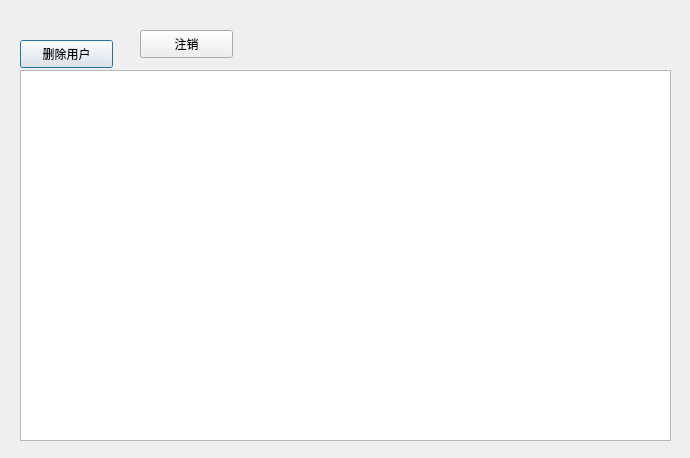
<?xml version="1.0" encoding="UTF-8"?>
<ui version="4.0">
 <class>administrator</class>
 <widget class="QDialog" name="administrator">
  <property name="geometry">
   <rect>
    <x>0</x>
    <y>0</y>
    <width>690</width>
    <height>458</height>
   </rect>
  </property>
  <property name="windowTitle">
   <string>管理员</string>
  </property>
  <widget class="QTableView" name="tableView">
   <property name="geometry">
    <rect>
     <x>20</x>
     <y>70</y>
     <width>651</width>
     <height>371</height>
    </rect>
   </property>
  </widget>
  <widget class="QPushButton" name="pushButton">
   <property name="geometry">
    <rect>
     <x>20</x>
     <y>40</y>
     <width>93</width>
     <height>28</height>
    </rect>
   </property>
   <property name="text">
    <string>删除用户</string>
   </property>
  </widget>
  <widget class="QPushButton" name="pushButton_2">
   <property name="geometry">
    <rect>
     <x>140</x>
     <y>30</y>
     <width>93</width>
     <height>28</height>
    </rect>
   </property>
   <property name="text">
    <string>注销</string>
   </property>
  </widget>
 </widget>
 <resources/>
 <connections/>
</ui>
